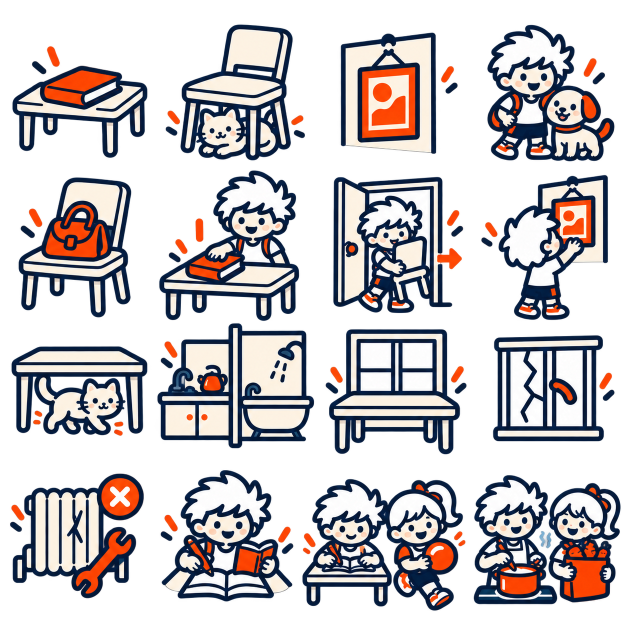
#> input picture art-sources/phrase-scenes-20261020/original.png, 1254 x 1254 px (shown at 1/2 size)
$ python prepare.py
#> lines starting #> are read from the running program, lines starting #| are printed output that depends on the picture; after the words box and inside, x2 and y2 are one past the last pixel; in counts of white or black regions, pixels touching at a corner belong together
from pathlib import Path
from PIL import Image
import json,hashlib,io,zipfile,sys
P=Path(__file__).resolve().parents[2];out=P/'art-sources/phrase-scenes-20261020';im=Image.open(out/'original.png').convert('RGBA');a=im.getchannel('A').point(lambda v:255 if v>128 else 0);w,h=im.size
#> further down, im is the input picture: PIL image 1254x1254 RGBA; mean R, G, B, A 68.9, 64.3, 67.2, 119.9
#> after `a = im.getchannel('A').point(lambda v: 255 if v > 128 else 0)`:
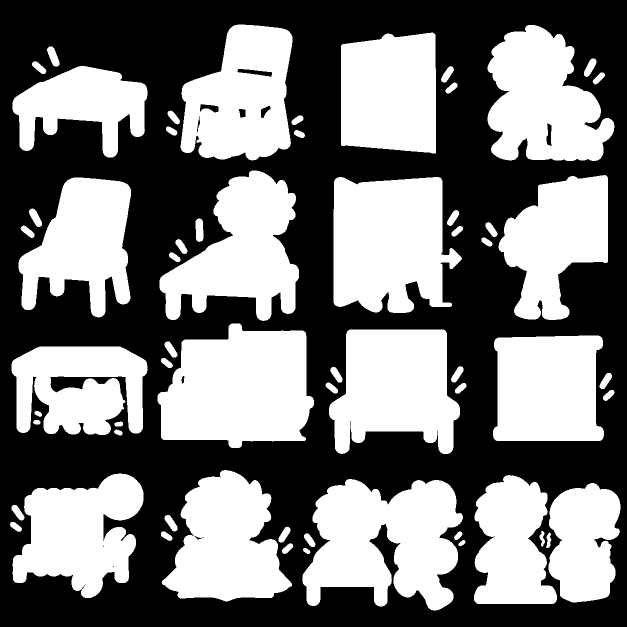
#> a: PIL image 1254x1254 L (shown at 1/2 size); 47.3% white; 60 white regions, largest, box (x1, y1, x2, y2) and area: (315, 647, 628, 896) 59090, (605, 958, 926, 1221) 57515, (667, 354, 924, 626) 55307
#> after `w, h = im.size`: w = 1254; h = 1254

def cut(flags,target,radius):
#> called with target = 313.5, radius = 87.78
 gaps=[];start=None
 for n in range(int(target-radius),int(target+radius)):
  if not flags[n] and start is None:start=n
  if flags[n] and start is not None:
   if n-start>=3:gaps.append((start,n))
   start=None
#> after the loop, gaps = [(322, 341)]
 if not gaps:raise ValueError(('No gutter',target))
 l,r=min(gaps,key=lambda z:0 if z[0]<=target<=z[1] else min(abs(target-z[0]),abs(target-z[1])))
#> l = 322; r = 341
 return (l+r)//2
ys=[0]+[cut(a.getprojection()[1],h*j/4,h*.07)for j in range(1,4)]+[h];print('rows',ys)
#> after `ys = [0] + [cut(a.getprojection()[1], h * j / 4, h * 0.07) for j in ra`: ys = [0, 331, 644, 924, 1254]
#| rows [0, 331, 644, 924, 1254]
#> (the run stopped early here; a loop or call above may not have finished)
